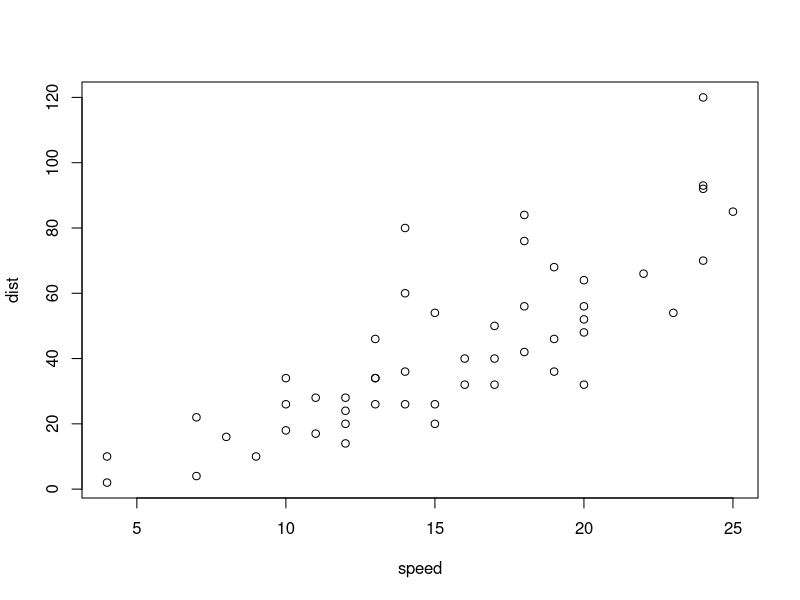
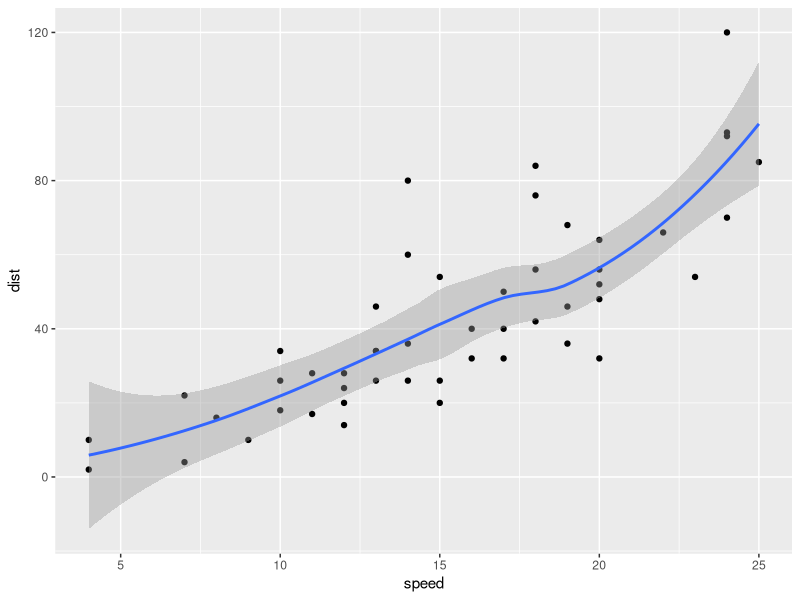

The R source for these figures, in order:
## ---- chunk 1
summary(cars)
## ---- chunk 2
plot(cars)
## ---- chunk 3
# quick summary and plot
library(ggplot2)
summary(cars)
qplot(speed,dist,data=cars)+geom_smooth()
